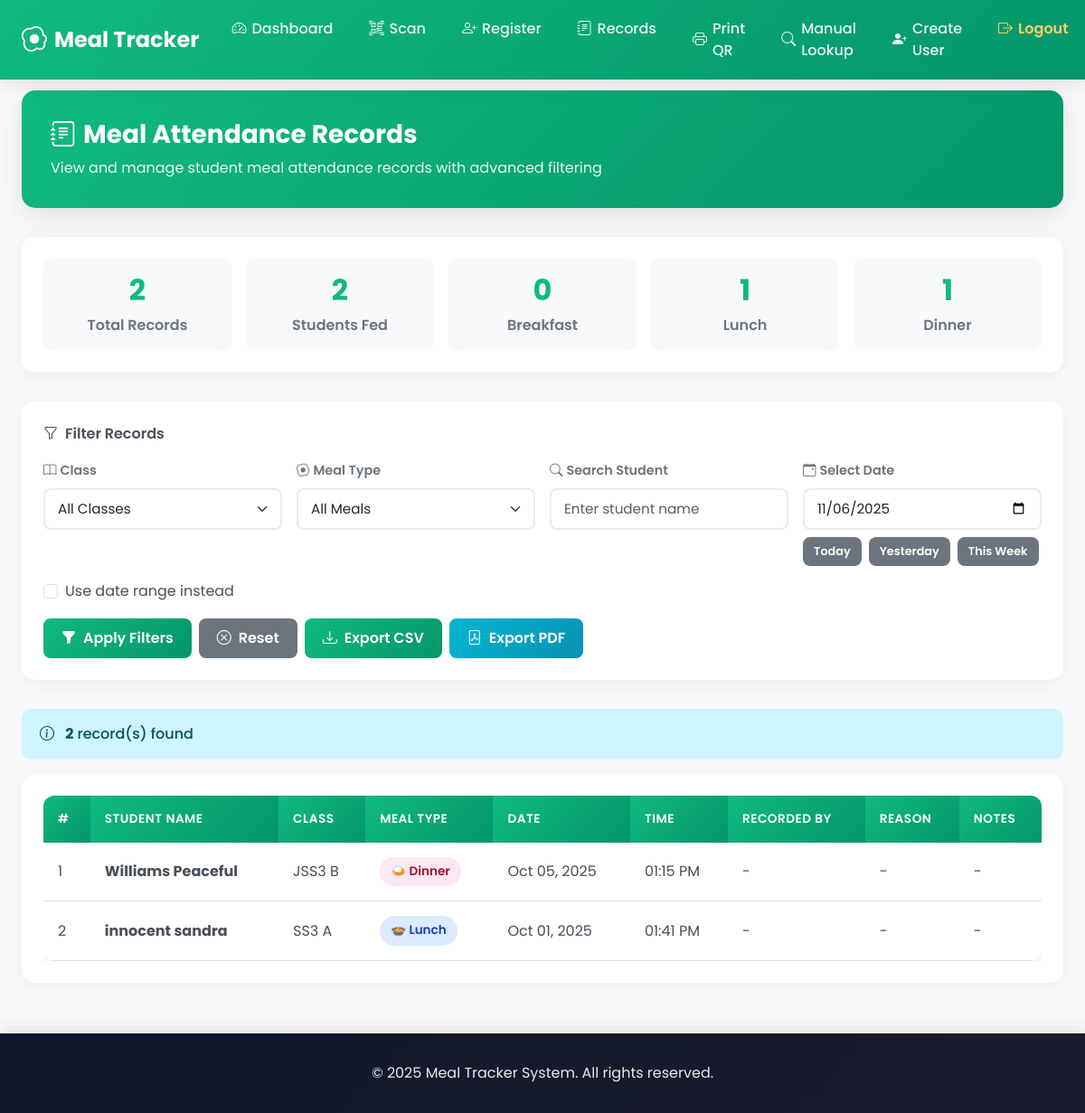
/dashboard/records/ (signed in), run on an earlier commit of the app's database.
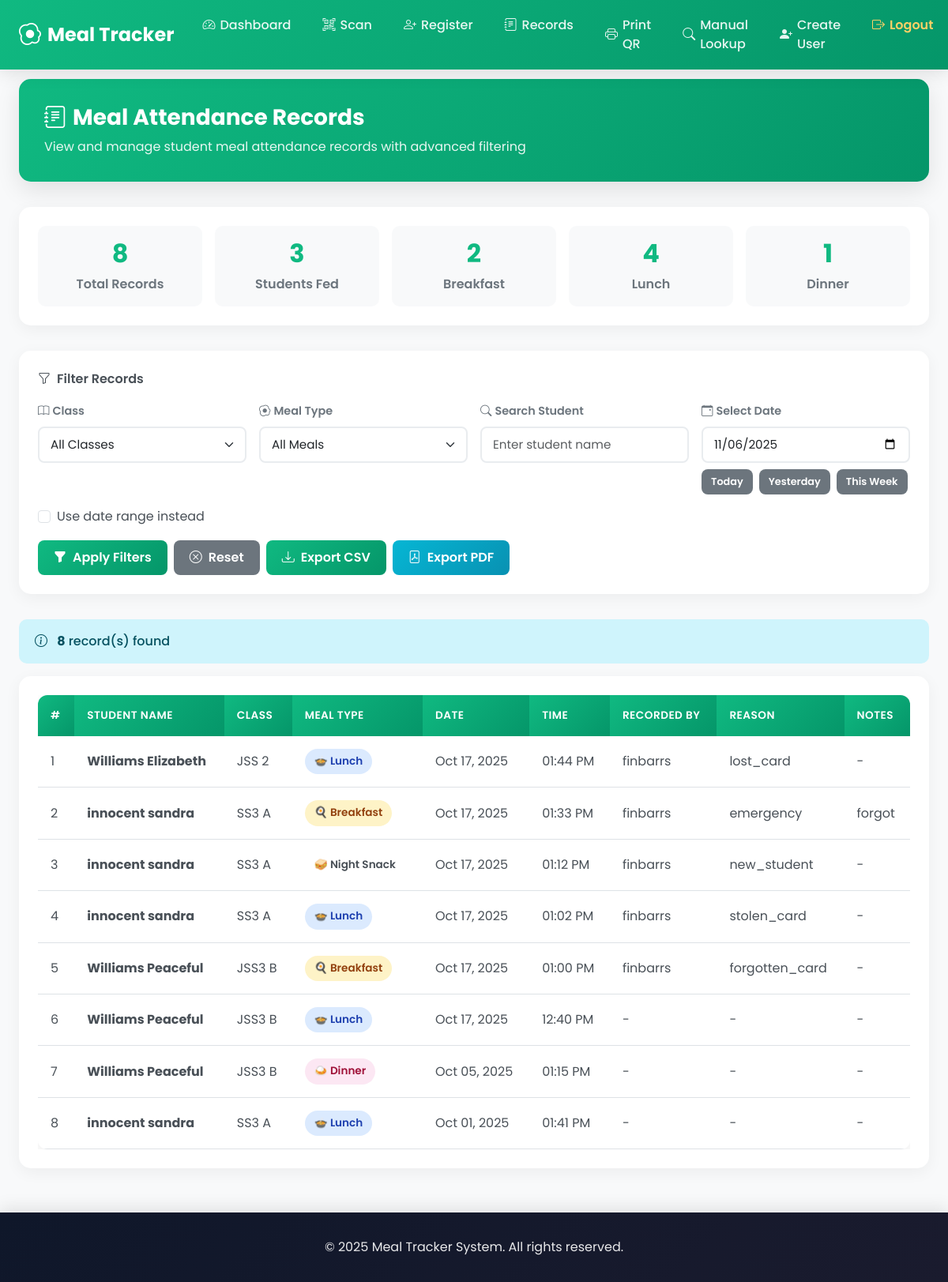
And on a later commit of the database.
### students/models.py (models this page shows, shortened)
class FeedingRecord(models.Model):
    student = models.ForeignKey("Student", on_delete=models.CASCADE)
    class_name = models.CharField(max_length=50)
    date = models.DateField(default=get_current_date)
    time = models.TimeField(auto_now_add=True)  # ✅ Auto record serving time
    meal_type = models.CharField(max_length=20, choices=MEAL_TYPES)
    AUTH_METHODS = [
        ("scanner", "Scanner/Card"),
        ("manual", "Manual"),
        ("other", "Other"),
    ]
    auth_method = models.CharField(
        max_length=20, choices=AUTH_METHODS, default="scanner"
    )
    reason = models.CharField(max_length=255, blank=True, null=True)
    notes = models.TextField(blank=True, null=True)
    performed_by = models.ForeignKey(
        settings.AUTH_USER_MODEL, null=True, blank=True, on_delete=models.SET_NULL
    )
    class Meta:
        unique_together = (
            "student",
            "date",
            "meal_type",
        )  # ✅ Prevents double-feeding

class Student(models.Model):
    name = models.CharField(max_length=100)
    class_name = models.CharField(max_length=50)
    admission_number = models.CharField(max_length=30, unique=True, blank=False)
    qr_code_id = models.CharField(max_length=100, unique=True, blank=True)
    photo = models.ImageField(upload_to="student_photos/", blank=True, null=True)
    qr_code_image = models.ImageField(upload_to="qr_codes/", blank=True, null=True)

### students/views.py (the view, shortened to what this page needs)
# urls.py: path("records/", views.feeding_records, name="feeding_records"),
@user_passes_test(is_admin)
@login_required
def feeding_records(request):
    class_filter = request.GET.get("class", "")
    search_query = request.GET.get("search", "")
    meal_filter = request.GET.get("meal_type", "")
    selected_date = request.GET.get("date", "")
    start_date = request.GET.get("start_date", "")
    end_date = request.GET.get("end_date", "")
    export = request.GET.get("export")
    records = FeedingRecord.objects.select_related("student").order_by("-date", "-time")
    if class_filter and class_filter.strip():
        records = records.filter(student__class_name=class_filter)
    if search_query and search_query.strip() and search_query != "None":
        records = records.filter(
            Q(student__name__icontains=search_query)
            | Q(student__admission_number__icontains=search_query)
        )
    if meal_filter and meal_filter.strip():
        records = records.filter(meal_type=meal_filter)
    use_date_range = False
    if start_date and end_date:
        start = parse_date(start_date)
        end = parse_date(end_date)
        if start and end:
            records = records.filter(date__range=[start, end])
            use_date_range = True
    elif start_date:
        start = parse_date(start_date)
        if start:
            records = records.filter(date__gte=start)
            use_date_range = True
    elif end_date:
        end = parse_date(end_date)
        if end:
            records = records.filter(date__lte=end)
            use_date_range = True
    elif selected_date and selected_date.strip():
        date_obj = parse_date(selected_date)
        if date_obj:
            records = records.filter(date=date_obj)
    search_query = search_query if search_query != "None" else ""
    show_stats = True
    total_records = records.count()
    unique_students = records.values("student_id").distinct().count()
    breakfast_count = records.filter(meal_type="breakfast").count()
    lunch_count = records.filter(meal_type="lunch").count()
    dinner_count = records.filter(meal_type="dinner").count()
    classes = (
        Student.objects.values_list("class_name", flat=True)
        .distinct()
        .order_by("class_name")
    )
    return render(
        request,
        "students/feeding_records.html",
        {
            "records": records,
            "classes": classes,
            "selected_class": class_filter,
            "selected_meal": meal_filter,
            "search_query": search_query,
            "selected_date": selected_date,
            "start_date": start_date,
            "end_date": end_date,
            "use_date_range": use_date_range,
            "show_stats": show_stats,
            "total_records": total_records,
            "unique_students": unique_students,
            "breakfast_count": breakfast_count,
            "lunch_count": lunch_count,
            "dinner_count": dinner_count,
        },
    )

### students/views.py (called while the page is built)
def is_admin(user):
    return user.is_superuser  # or user.is_staff if you want staff too

### students/templates/students/feeding_records.html (shortened to what the changed rows need)
{% extends 'students/basetemp.html' %}
{% block content %}
<div class="container-fluid">
  {% if show_stats %}
  <div class="stats-card">
    <div class="stats-grid">
      <div class="stat-item">
        <h4>{{ total_records }}</h4>
        <p>Total Records</p>
      </div>
      <div class="stat-item">
        <h4>{{ unique_students }}</h4>
        <p>Students Fed</p>
      </div>
      <div class="stat-item">
        <h4>{{ breakfast_count }}</h4>
        <p>Breakfast</p>
      </div>
      <div class="stat-item">
        <h4>{{ lunch_count }}</h4>
        <p>Lunch</p>
      </div>
      <div class="stat-item">
        <h4>{{ dinner_count }}</h4>
        <p>Dinner</p>
      </div>
    </div>
  </div>
  {% endif %}
  {% if records %}
  <div class="alert alert-info mb-3">
    <i class="bi bi-info-circle me-2"></i>
    <strong>{{ records|length }}</strong> record(s) found
  </div>
  {% endif %}
  <div class="table-container">
    <div class="table-responsive">
      <table class="table table-hover">
        <thead>
          <tr>
            <th>#</th>
            <th>Student Name</th>
            <th>Class</th>
            <th>Meal Type</th>
            <th>Date</th>
            <th>Time</th>
            <th>Recorded By</th>
            <th>Reason</th>
            <th>Notes</th>
          </tr>
        </thead>
        <tbody>
          {% for record in records %}
            <tr>
              <td>{{ forloop.counter }}</td>
              <td>
                <strong>{{ record.student.name }}</strong>
              </td>
              <td>{{ record.student.class_name|default:"N/A" }}</td>
              <td>
                <span class="meal-badge meal-{{ record.meal_type }}">
                  {% if record.meal_type == 'breakfast' %}🍳{% elif record.meal_type == 'lunch' %}🍲{% elif record.meal_type == 'dinner' %}🍛{% else %}🥪{% endif %}
                  {{ record.get_meal_type_display }}
                </span>
              </td>
              <td>{{ record.date|date:"M d, Y" }}</td>
              <td>{{ record.time|time:"h:i A" }}</td>
              {% if record.performed_by %}
                <td>{{ record.performed_by.username }}</td>
              {% else %}
                <td>-</td>
              {% endif %}
              <td>{{ record.reason|default:'-' }}</td>
              <td>{{ record.notes|default:'-' }}</td>
            </tr>
          {% endfor %}
        </tbody>
      </table>
    </div>
  </div>
</div>
{% endblock %}

What changed in the data, as far as the page shows it:
added FeedingRecord: student.name "Williams Elizabeth", student.class_name "JSS 2", meal_type "Lunch", date "Oct 17, 2025", time "01:44 PM", performed_by.username "finbarrs", reason "lost_card", notes "-"
added FeedingRecord: student.name "innocent sandra", student.class_name "SS3 A", meal_type "Breakfast", date "Oct 17, 2025", time "01:33 PM", performed_by.username "finbarrs", reason "emergency", notes "forgot"
added FeedingRecord: student.name "innocent sandra", student.class_name "SS3 A", meal_type "Night Snack", date "Oct 17, 2025", time "01:12 PM", performed_by.username "finbarrs", reason "new_student", notes "-"
added FeedingRecord: student.name "innocent sandra", student.class_name "SS3 A", meal_type "Lunch", date "Oct 17, 2025", time "01:02 PM", performed_by.username "finbarrs", reason "stolen_card", notes "-"
added FeedingRecord: student.name "Williams Peaceful", student.class_name "JSS3 B", meal_type "Breakfast", date "Oct 17, 2025", time "01:00 PM", performed_by.username "finbarrs", reason "forgotten_card", notes "-"
added FeedingRecord: student.name "Williams Peaceful", student.class_name "JSS3 B", meal_type "Lunch", date "Oct 17, 2025", time "12:40 PM", reason "-", notes "-"
Also different on the page:
{{ total_records }}: "2" → "8"
{{ unique_students }}: "2" → "3"
{{ breakfast_count }}: "0" → "2"
{{ lunch_count }}: "1" → "4"
{{ records|length }}: "2" → "8"
